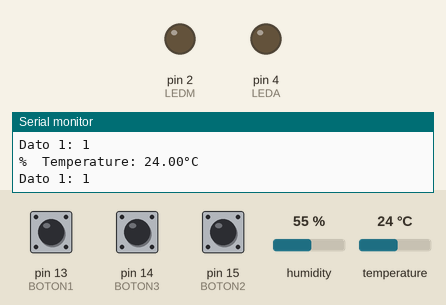
Recording of a sketch running on a simulated Arduino Uno, built with avr-gcc and run on an emulated ATmega328P. On the bench: output pins drawn as LEDs (lit = HIGH), the last lines printed to the serial monitor. Inputs (shaded band) come from the test bench; at power-on: temperature 24 °C, pin 13 (BOTON1) HIGH, pin 14 (BOTON3) HIGH, pin 15 (BOTON2) HIGH, humidity 55 %.

Above: at 5.0 s.
5.1 s: temperature set to 27 °C
8.4 s: temperature set to 30 °C
At 9.3 s:
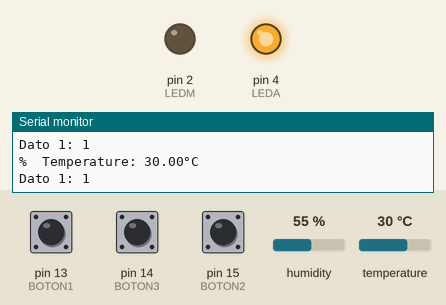
11.7 s: pin 13 (BOTON1) pulled LOW for 2.85 s
At 14.5 s:
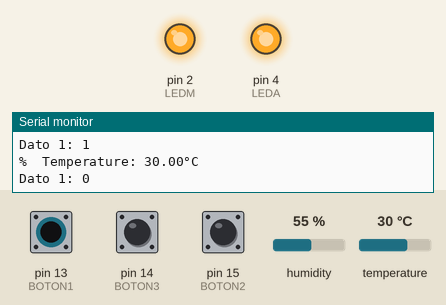
16.8 s: temperature set to 12 °C
At 18.4 s:
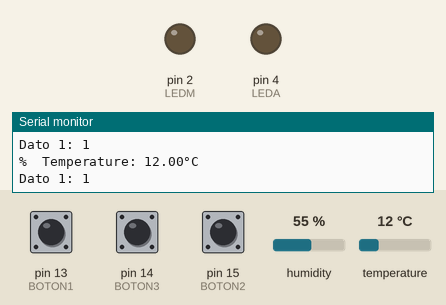
20.1 s: pin 13 (BOTON1) pulled LOW for 2.85 s
At 23.5 s:
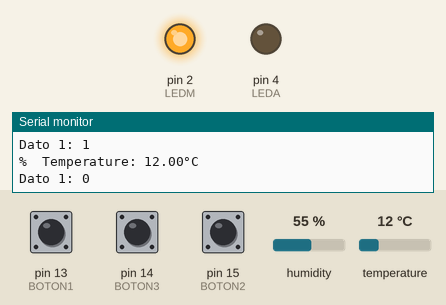
25.7 s: temperature set to 33 °C
At 27.4 s:
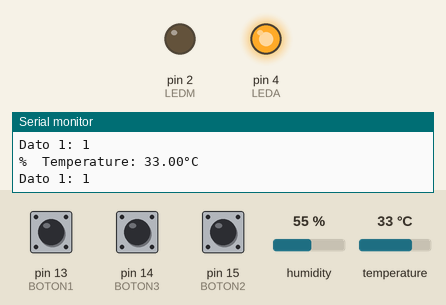
Timing chart, 0 to 28.9 s (numbered marks = the images above; inputs shaded):
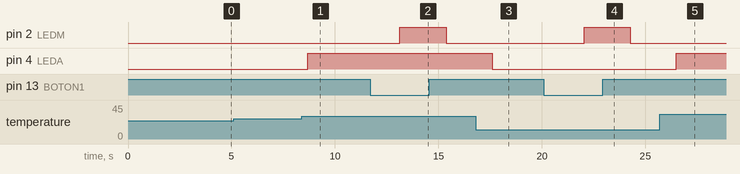

Measured:
- the behaviour switches between 28 and 29 °C on temperature (found by bisection; images 0 and 1)
- after the input at 8.4 s, pin 4 (LEDA): LOW → HIGH after 0.30 s
- after the input at 11.7 s, pin 2 (LEDM): LOW → HIGH after 1.4 s, → LOW 2.2 s later
- after the input at 16.8 s, pin 4 (LEDA): HIGH → LOW after 0.79 s
- after the input at 20.1 s, pin 2 (LEDM): LOW → HIGH after 1.9 s, → LOW 2.2 s later
- after the input at 25.7 s, pin 4 (LEDA): LOW → HIGH after 0.79 s

The sketch:

Ejercicio_de_Refrigeracion_JC.ino
```cpp
/*
 * Administración de servidores
 * Por: Juan Carlos Estrada Gutiérrez
 * Fecha: 20 de abril de 2022
 *
 * Programa creado a partir de los programas Botón-Led y Ejemplo DHT11
 *
 * Características
 *   Sensor de temperatura y humedad
 *   Boton1: Manual. Activa la refrigeración al ser presionado
 *   Boton2: Alta demanda
 *   Boton3: Sobre carga de funcionamiento
 *
 *   Led1: Refrigeracion manual
 *   Led2: Refrigeración automática
 *
 *   Que se encienda la refrigeracion manual cada que se presione el boton de manual
 *
 *   La refrigeracion manual tiene prioridad a la refrigeracion automática.
 *
 *   Si la termperatura es alta (mayor a 28, por ejemplo), se activa la refrigeracion automática
 *
 *   Si tengo alta demanda o sobre carga, se activa la refrigeración automática
 *
 *   Si tengo alta demanda o sobrecarga de funcionamiento y ademas temperatura alta, se activan ambas refrigeraciones
 *
 *   Botones 14, 15, 13
 *   Leds 4, 2
 *   DHT11 12
 */

// Bibliotecas
#include "DHT.h" // Incluuir la biblioteca de DHT11

// Constantes
// Constantes para manejar el DHT11
#define DHTPIN 12       // Digital pin connected to the DHT sensor
#define DHTTYPE DHT11   // DHT 11
const int BOTON1 = 13; // Manual
const int BOTON2 = 15; // Alta Demanda
const int BOTON3 = 14; // Sobrecarga de Funcionamiento

const int LEDM = 2; // Refrigeración MANUAL
const int LEDA = 4; // Refreigeración Automática
const float TemperaturaAlta = 29;

// Variables
int dato1;
int dato2;
int dato3;

// Definición de objetos

DHT dht(DHTPIN, DHTTYPE);   // Objeto para manejar el DHT11

// Condiciones iniciales - Se ejecuta sólo una vez al energizar
void setup() {// Inicio de void setup ()
  // Iniciar comunicación serial
  Serial.begin(115200);
  Serial.println("Hola, inicié");
  pinMode (BOTON1, INPUT_PULLUP);//Configurar el pin del boton como entrada //INPUT, OUTPUT
  pinMode (BOTON2, INPUT_PULLUP);//Configurar el pin del boton como entrada //INPUT, OUTPUT
  pinMode (BOTON3, INPUT_PULLUP);//Configurar el pin del boton como entrada //INPUT, OUTPUT

  pinMode (LEDM, OUTPUT); // Configurar el pin del led como salida de voltaje
  pinMode (LEDA, OUTPUT); // Configurar el pin del led como salida de voltaje

  dht.begin(); //Inicialización de la comunicación con el sensor DHT11
  dato1=0;
  dato2=0;
  dato3=0;
}// Fin de void setup

// Cuerpo del programa - Se ejecuta constamente
void loop() {// Inicio de void loop
  // put your main code here, to run repeatedly:
  // Wait 2 seconds between measurements.
  delay(2000);

  // Read temperature as Celsius (the default)
  float t = dht.readTemperature();

  // Check if any reads failed and exit early (to try again).
  if (isnan(t)) {
    Serial.println(F("Failed to read from DHT sensor!"));
    return;
  }

  Serial.print(F("%  Temperature: "));
  Serial.print(t);
  Serial.println(F("°C "));

  //Para activar la refrigeración Automática
  if (t>=TemperaturaAlta) {
  digitalWrite (LEDA, HIGH);}
  if (t<TemperaturaAlta) {
  digitalWrite (LEDA, LOW);}

  //Para activar la refrigeración Manual
  dato1 = digitalRead (BOTON1); //Leer el pin del boton
  digitalWrite (LEDM, !dato1); //Prender el led Refrigeración automática
  Serial.print(F("Dato 1: "));
  Serial.println (dato1);
  delay (200);

  // Alta demanda o sobre carga, se activa la refrigeración automática
  dato2 = digitalRead (BOTON2); //Leer el pin del boton
  dato3 = digitalRead (BOTON3); //Leer el pin del boton
  if (!dato2 || !dato3) {
      digitalWrite (LEDA, HIGH); //Prender el led refrigeración automática
      Serial.print(F("Dato 2: "));
      Serial.println (dato2);
      Serial.print(F("Dato 3: "));
      Serial.println (dato3);
      delay (200);
  }
}
// Fin de void loop

// Funcioes del usuario
```
